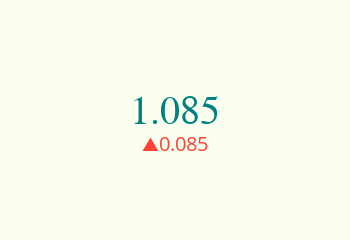

Source (notebook cell):
### Code cell
fig_c3 = go.Figure(go.Indicator(
    mode="number+delta",
    value=1.085,
    number={"font": {"size": 40, 'color': "#008080", 'family': "Arial"}},
    delta={'position': "bottom", 'reference': 1, 'relative': False},
    domain={'x': [0, 1], 'y': [0, 1]}))
fig_c3.update_layout(autosize=False,
                        width=350, height=90, margin=dict(l=20, r=20, b=20, t=30),
                        paper_bgcolor="#fbfff0", font={'size': 20})
fig_c3.update_traces(delta_decreasing_color="#3D9970",
                        delta_increasing_color="#FF4136",
                        delta_valueformat='.3f',
                        selector=dict(type='indicator'))

### Figure 1 — Plotly figure (JSON) as saved in the notebook; plotly's stock layout.template omitted (floating-point values rounded to 4 significant figures)
{"data": [{"delta": {"decreasing": {"color": "#3D9970"}, "increasing": {"color": "#FF4136"}, "position": "bottom", "reference": 1, "relative": false, "valueformat": ".3f"}, "domain": {"x": [0, 1], "y": [0, 1]}, "mode": "number+delta", "number": {"font": {"color": "#008080", "family": "Arial", "size": 40}}, "type": "indicator", "value": 1.085}], "layout": {"autosize": false, "font": {"size": 20}, "height": 90, "margin": {"b": 20, "l": 20, "r": 20, "t": 30}, "paper_bgcolor": "#fbfff0", "width": 350}}
